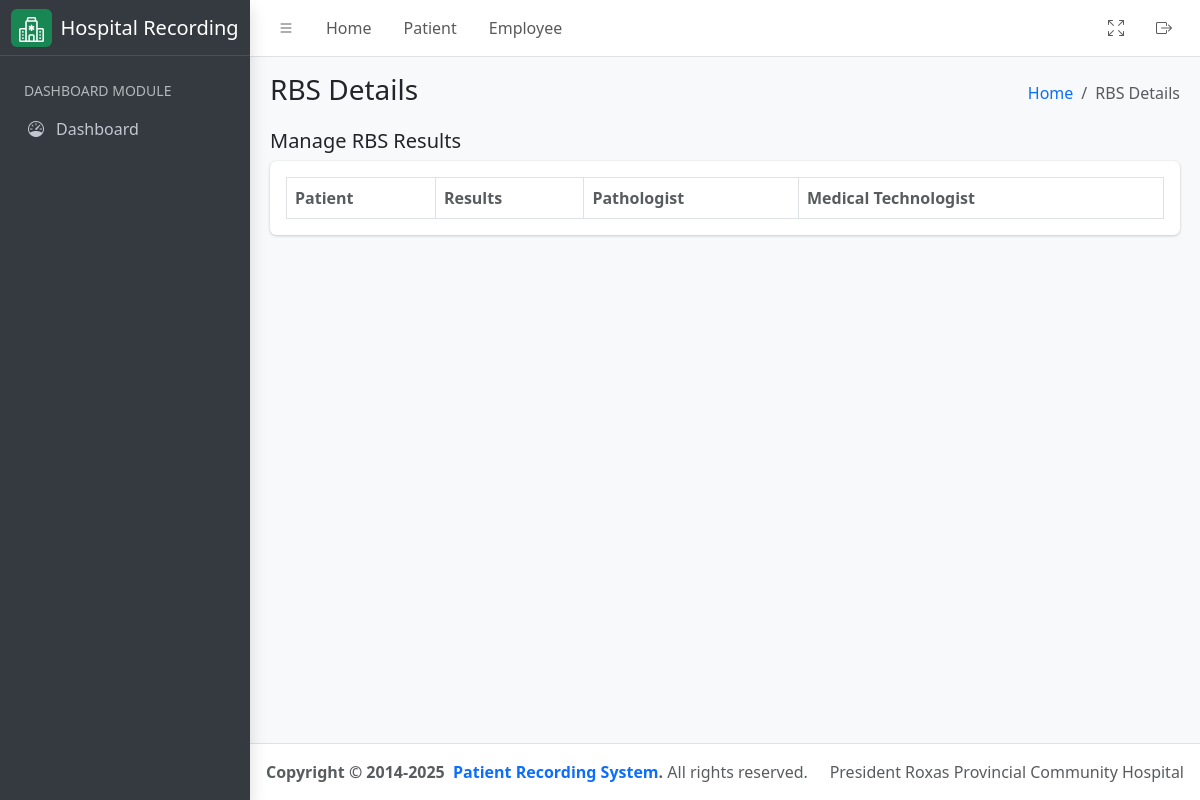
Before: /laboratory/rbs/result with the older database file.
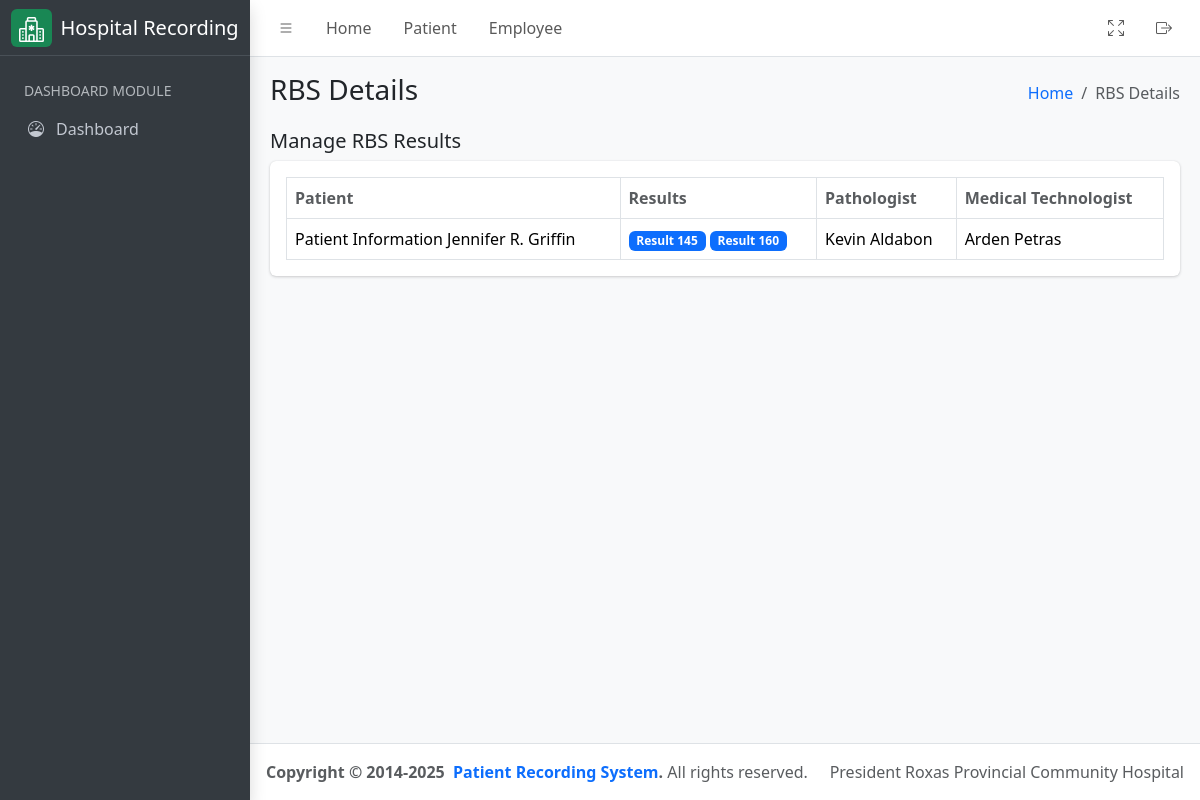
After: the same page with the newer database file.
### hospital_app/models.py (models this page shows, shortened)
class RBS(models.Model):
    patient = models.ForeignKey(
        Patient, on_delete=models.CASCADE, related_name="patient_rbs"
    )
    rbs_result = models.ManyToManyField(
        RBSResult,
        related_name="rbs_results",
        help_text="Related RBS results.",
    )
    assigned_pathologist = models.ForeignKey(
        CustomUser,
        related_name="rbs_assigned_pathologist",
        on_delete=models.CASCADE,
        null=True,
        blank=True,
        limit_choices_to={"groups__name": "Pathologist"},
    )
    re_test = models.BooleanField(default=False, help_text="Retest the RBS")
    assigned_technologist = models.ForeignKey(
        CustomUser,
        related_name="rbs_assigned_technologist",
        on_delete=models.CASCADE,
        null=True,
        blank=True,
        limit_choices_to={"groups__name": "Medical Technologist"},
    )

class Patient(models.Model):
    firstname = models.CharField(max_length=255)
    middlename = models.CharField(max_length=255, null=False, blank=True)
    lastname = models.CharField(max_length=255)
    age = models.PositiveIntegerField()
    sex = models.CharField(
        max_length=10, choices=(("Male", "Male"), ("Female", "Female"))
    )
    physician = models.ForeignKey(
        CustomUser,
        related_name="physician",
        limit_choices_to={"groups__name": "Physician"},
        on_delete=models.CASCADE,
    )
    room_number = models.PositiveIntegerField(null=True, blank=True, help_text="Leave room number as empty if out patient")
    sample_type = models.CharField(max_length=255)
    time_of_collection = models.TimeField()
    date_of_collection = models.DateField()
    sars_result = models.CharField(max_length=255)
    date = models.DateField(auto_now_add=True)
    serial_number = models.CharField(max_length=255, help_text="Serial number example: PT-01152025-R23")
    assigned_pathologist = models.ForeignKey(
        CustomUser,
        related_name="patient_pathologist",
        on_delete=models.CASCADE,
        null=True,
        blank=True,
        limit_choices_to={"groups__name": "Pathologist"},
    )
    assigned_technologist = models.ForeignKey(
        CustomUser,
        related_name="patient_technologist",
        on_delete=models.CASCADE,
        null=True,
        blank=True,
        limit_choices_to={"groups__name": "Medical Technologist"},
    )
    patient_type = models.CharField(
        max_length=100,
        default="In Patient",
        choices=(
            ("In Patient", "In Patient"),
            ("Out Patient", "Out Patient"),
        ),
    )
    def get_full_name(self):
        return f"{self.firstname}  { self.middlename[0] + '.' if self.middlename else ''} {self.lastname}"
    def __str__(self) -> str:
        return f"Patient Information {self.get_full_name()}"
    class Meta:
        ordering = ("time_of_collection",)

class RBSResult(models.Model):
    result = models.CharField(max_length=255)
    date = models.DateField(auto_now_add=False)
    time = models.TimeField(auto_now_add=False)
    def __str__(self) -> str:
        return f"Result {self.result}"
    class Meta:
        ordering = ("date",)

class CustomUser(AbstractUser):
    license_number = models.CharField(max_length=10, unique=True, db_index=True)
    class Meta:
        verbose_name = "User"
        verbose_name_plural = "Users"

### hospital_app/views.py (the view)
# urls.py: path('laboratory/rbs/result', RBSView.as_view(), name="rbs_result_list"),
class RBSView(ListView):
    template_name = "rbs.html"
    queryset = RBS.objects.all()
    context_object_name = "results"
    def get_context_data(self, **kwargs):
        context = super().get_context_data(**kwargs)
        context["detail_header"] = "RBS Details List"
        context["humberger_header"] = "RBS Details"
        return context

### hospital_app/templatetags/group.py (called while the page is built)
@register.filter
def has_group(user, group_name):
    return user.groups.filter(name=group_name).exists()

### hospital_app/templates/rbs.html (shortened to what this page needs)
{% extends './includes/base.html' %}
{% load group %}
{% block content %}
<div class="container-fluid">
    <div class="row">
        <div class="col-md-12">
            <div class="d-flex justify-content-between align-items-center">
                <h5>Manage RBS Results</h5>
            </div>
            <div class="card mb-4">
                <div class="card-body">
                    <table id="datatable" class="table table-bordered table-hover">
                        <thead>
                            <tr>
                                <th class="text-muted">Patient</th>
                                <th class="text-muted">Results</th>
                                <th class="text-muted">Pathologist</th>
                                <th class="text-muted">Medical Technologist</th>
                            </tr>
                        </thead>
                        <tbody>
                            {% for result in results %}
                            <tr>
                                <td>{{ result.patient }}</td>
                                <td>
                                    {% for item in result.rbs_result.all %}
                                        <span class="badge bg-primary">
                                            {{ item }}
                                        </span>
                                    {% endfor %}
                                </td>
                                <td>{{ result.assigned_pathologist.get_full_name }}</td>
                                <td>{{ result.assigned_technologist.get_full_name }}</td>
                            </tr>
                            {% endfor %}
                        </tbody>
                    </table>
                </div>
            </div>
        </div>
    </div>
</div>
{% endblock %}

Changed rows visible on the page:
added RBS: patient "Patient Information Jennifer R. Griffin", assigned_pathologist.get_full_name "Kevin Aldabon", assigned_technologist.get_full_name "Arden Petras"
added RBSResult: result "Result 145"
added RBSResult: result "Result 160"
